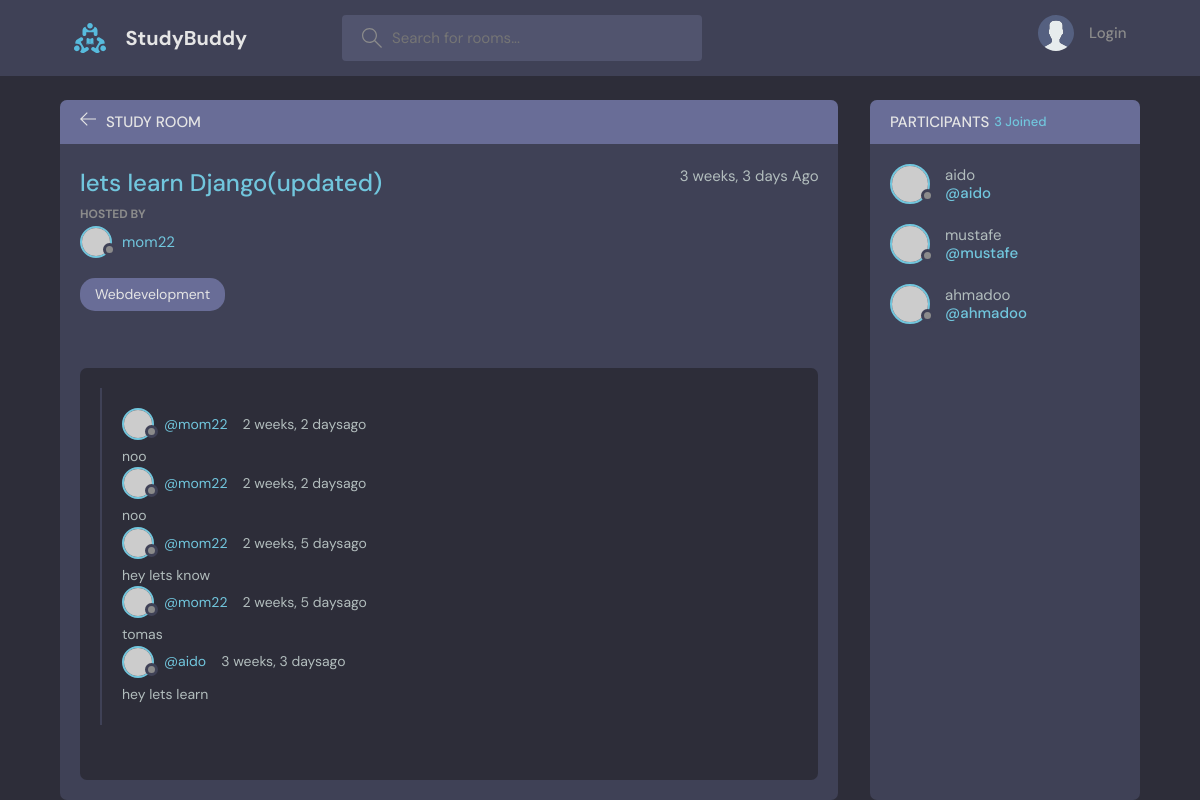
Page /room/3/ on the committed database.
### base/models.py (models this page shows, shortened)
class Room(models.Model):
    topic= models.ForeignKey(Topic, on_delete= models.SET_NULL, null= True)
    host= models.ForeignKey(User, on_delete= models.SET_NULL, null= True)
    name= models.CharField(max_length=100)
    description = models.TextField(null= True, blank= True)
    participants= models.ManyToManyField(User, related_name= 'participants', blank= True)
    updated= models.DateTimeField(auto_now= True)
    created= models.DateTimeField(auto_now_add= True)
    class Meta:
        ordering= ['-updated', '-created']

class Topic(models.Model):
    name= models.CharField(max_length=200)
    def __str__(self):
        return self.name

class Message(models.Model):
    user= models.ForeignKey(User, on_delete= models.CASCADE, blank= True, null= True)
    room= models.ForeignKey(Room, on_delete= models.CASCADE)
    body= models.TextField()
    updated= models.DateTimeField(auto_now= True)
    created= models.DateTimeField(auto_now_add= True)
    class Meta:
        ordering= ['-updated', '-created']
    def __str__(self):
        return self.body[0:15]

### base/views.py (the view)
# urls.py: path('room/<str:pk>/', views.room, name='room'),
def room(request, pk):
    room= Room.objects.get(pk= pk)
    room_messages= room.message_set.all().order_by('-created')
    participants= room.participants.all()
    if request.method == 'POST':
       message= Message.objects.create(
        user= request.user,
        room= room,
        body= request.POST.get('message')
        )
    context= {'room': room, 'messages': room_messages, 'participants': participants}
    return render(request, 'base/room.html', context)

### base/templates/base/room.html (shortened to what this page needs)
{% extends 'main.html'%}
{% block content %}
<main class="profile-page layout layout--2">
      <div class="container">
        <div class="room">
          <div class="room__top">
            <div class="room__topLeft">
              <a href="{% url 'home'%}">
                <svg version="1.1" xmlns="http://www.w3.org/2000/svg" width="32" height="32" viewBox="0 0 32 32">
                  <title>arrow-left</title>
                  <path
                    d="M13.723 2.286l-13.723 13.714 13.719 13.714 1.616-1.611-10.96-10.96h27.625v-2.286h-27.625l10.965-10.965-1.616-1.607z"
                  ></path>
                </svg>
              </a>
              <h3>Study Room</h3>
            </div>
          </div>
          <div class="room__box scroll">
            <div class="room__header scroll">
              <div class="room__info">
                <h3>{{room.name}}</h3>
                <span>{{room.created|timesince}} Ago</span>
              </div>
              <div class="room__hosted">
                <p>Hosted By</p>
                <a href="{% url 'profile' room.host.id %}" class="room__author">
                  <div class="avatar avatar--small">
                    <img src="https://randomuser.me/api/portraits/men/37.jpg" />
                  </div>
                  <span>{{room.host.username}}</span>
                </a>
              </div>
              <span class="room__topics">{{room.topic}}</span>
            </div>
            <div class="room__conversation">
              <div class="threads scroll">
                <div class="thread">
                  {% for message in messages%}
                  <div class="thread__top">
                    <div class="thread__author">
                      <a href="#" class="thread__authorInfo">
                        <div class="avatar avatar--small">
                          <img src="https://randomuser.me/api/portraits/men/37.jpg" />
                        </div>
                        <span>@{{message.user}}</span>
                      </a>
                      <span class="thread__date">{{message.created|timesince}}ago</span>
                    </div>
                  </div>
                  <div class="thread__details">
                  {{message}}
                  </div>
                  {%endfor%}
                </div>
              </div>
            </div>
          </div>
        </div>
        <div class="participants">
          <h3 class="participants__top">Participants <span>{{room.participants.all.count}} Joined</span></h3>
          <div class="participants__list scroll">
            {% for participant in participants%}
            <a href="{% url 'profile' participant.id%}" class="participant">
              <div class="avatar avatar--medium">
                <img src="https://randomuser.me/api/portraits/men/37.jpg" />
              </div>
              <p>
                {{participant}}
                <span>@{{participant}}</span>
              </p>
            </a>
            {%endfor%}
          </div>
        </div>
      </div>
    </main>
    {% endblock content%}

### rows in the picture
Room: name "lets learn Django(updated)", created "3 weeks, 3 days", host.username "mom22", topic "Webdevelopment", participants.all.count "3"
Message: user "mom22", created "2 weeks, 2 days", body "noo"
Message: user "mom22", created "2 weeks, 2 days", body "noo"
Message: user "mom22", created "2 weeks, 5 days", body "hey lets know"
Message: user "mom22", created "2 weeks, 5 days", body "tomas"
Message: user "aido", created "3 weeks, 3 days", body "hey lets learn"

### other values in the picture
{{ participant }} "aido"
{{ participant }} "mustafe"
{{ participant }} "ahmadoo"
